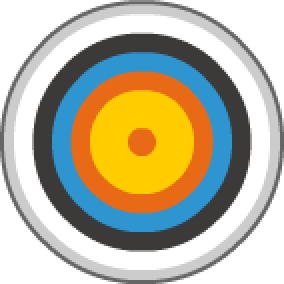
#> input picture games/pixeldarts_chess_128_160/assets/target_colored_outline.png, 142 x 142 px (shown 2 times larger); its folder holds 2 pictures in this run
$ python render_concepts.py
#> lines starting #> are read from the running program, lines starting #| are printed output that depends on the picture
### games/pixeldarts_chess_128_160/assets.py
from pathlib import Path

from PIL import Image, ImageDraw

ASSET_DIR = Path(__file__).resolve().parent / "assets"


class PieceAssets:
    def __init__(self, asset_dir=ASSET_DIR):
        self.asset_dir = Path(asset_dir)
        self.images = self.load_images()

    def load_images(self):
        images = {}
        for path in self.asset_dir.glob("*.png"):
            images[path.stem] = Image.open(path).convert("RGBA")
        return images

    def image(self, key):
        return self.images.get(key)

    # [22 lines left out: functions piece_key, draw_piece, draw_piece_centered, not called in this run]

    def draw_piece_in_square(self, img, piece, left, top, square_size=16):
        self.draw_piece_centered(img, piece, left + square_size // 2, top + square_size // 2, square_size)

    # [10 lines left out: function piece_sprite, not called in this run]

### docs/design/render_concepts.py
"""Render 128x160 mockups for four non-dartboard target designs.

These are visual drafts, not implementations. Frames are drawn at the real
panel resolution with the game's own palette, fonts, and piece sprites so the
mockups match what the LED panel would actually show.

Usage:
    python3 docs/design/render_concepts.py
"""

import math
import random
import sys
from pathlib import Path

from PIL import Image, ImageDraw, ImageFont

REPO = Path(__file__).resolve().parents[2]
GAME_DIR = REPO / "games" / "pixeldarts_chess_128_160"
sys.path.insert(0, str(GAME_DIR))

import chess  # noqa: E402
from assets import PieceAssets  # noqa: E402

OUT_DIR = Path(__file__).resolve().parent / "images"

WIDTH, HEIGHT = 128, 160

BLACK = (6, 8, 12)
WHITE = (245, 246, 235)
DIM = (110, 118, 128)
BOARD_LIGHT = (176, 180, 168)
BOARD_DARK = (88, 98, 96)
BLUE = (70, 185, 255)
RED = (255, 80, 105)
GOLD = (255, 205, 75)
GREEN = (80, 245, 170)

FONT_TINY = ImageFont.load_default(size=8)
FONT_SMALL = ImageFont.load_default(size=10)
FONT_MED = ImageFont.load_default(size=12)
FONT_BIG = ImageFont.load_default(size=16)

FEN = "r1bqkbnr/pppp1ppp/2n5/1B2p3/4P3/5N2/PPPP1PPP/RNBQK2R b KQkq - 3 3"

# Ruy Lopez, Black to move. One candidate per quality bucket, all verified
# legal in FEN and ranked by docs/design/render_targeting.py.
TARGETS = [
    {"quality": "BEST", "color": BLUE, "san": "Nf6", "uci": "g8f6", "loss": "0.0", "piece": "n"},
    {"quality": "GREAT", "color": GREEN, "san": "Bd6", "uci": "f8d6", "loss": "-0.1", "piece": "b"},
    {"quality": "OK", "color": GOLD, "san": "Nce7", "uci": "c6e7", "loss": "-1.3", "piece": "n"},
    {"quality": "BAD", "color": RED, "san": "Qg5", "uci": "d8g5", "loss": "-9.3", "piece": "q"},
]

ASSETS = PieceAssets()
#> in __init__, `self.images = self.load_images()`: self.images = 2 items


# ---------------------------------------------------------------- primitives


def new_frame(fill=BLACK):
    return Image.new("RGB", (WIDTH, HEIGHT), fill)


def mix(a, b, t):
    return tuple(int(a[i] + (b[i] - a[i]) * t) for i in range(3))


def shade(color, t):
    return mix(BLACK, color, t)


# [65 lines left out: functions add_glow, darken_region, dashed_line, dashed_circle, dashed_rect, not called in this run]


def text(draw, xy, label, font=FONT_TINY, fill=WHITE, anchor=None, stroke=BLACK):
    draw.text(xy, label, font=font, fill=fill, anchor=anchor, stroke_width=1, stroke_fill=stroke)


# [12 lines left out: function sprite, not called in this run]


def paste_centered(img, spr, cx, cy):
    img.paste(spr, (int(cx - spr.width / 2), int(cy - spr.height / 2)), spr)


# [34 lines left out: functions dart_marker, dart_pips, hatch, eval_bar_vertical, not called in this run]


# ---------------------------------------------------- concept 1: live board


BOARD_SQUARE = 16


# [6 lines left out: function view_cell, not called in this run]


def cell_center(col, row):
    return col * BOARD_SQUARE + 8, row * BOARD_SQUARE + 8


# [35 lines left out: functions draw_position, plate_text, live_board_strip, not called in this run]


def concept_live_board_aim():
    img = new_frame()
    draw = ImageDraw.Draw(img)
    board = chess.Board(FEN)
    draw_position(img, draw, board, dim=0.58)

    for target in TARGETS:
        color = target["color"]
        from_sq, to_sq = target["uci"][:2], target["uci"][2:]
        fc, fr = view_cell(from_sq)
        tc, tr = view_cell(to_sq)
        fx, fy = cell_center(fc, fr)
        tx, ty = cell_center(tc, tr)

        add_glow(img, tx, ty, 15, color, strength=0.6)
        draw = ImageDraw.Draw(img)
        draw.rectangle((tc * 16, tr * 16, tc * 16 + 15, tr * 16 + 15), outline=color)
        dashed_rect(draw, (fc * 16 + 1, fr * 16 + 1, fc * 16 + 14, fr * 16 + 14), shade(color, 0.85))
        dashed_line(draw, (fx, fy), (tx, ty), shade(color, 0.8), dash=1, gap=2)
        paste_centered(img, sprite(target["piece"], 14, tint=color, alpha=220), tx, ty)
        plate_text(draw, tx, tr * 16 - 1, target["san"], color)

    draw.rectangle((102, 1, 124, 9), fill=(4, 5, 9))
    dart_pips(draw, 105, 3, 3)
    live_board_strip(
        img,
        draw,
        [(f"{t['san']} {t['quality']}", t["color"]) for t in TARGETS],
    )
    return img


# [35 lines left out: function concept_live_board_resolve, not called in this run]


# ------------------------------------------------------- concept 2: the climb

CLIMB_CENTER_X = 66
CLIMB_PLATFORMS = [
    {"target": TARGETS[0], "y0": 8, "y1": 30, "width": 56},
    {"target": TARGETS[1], "y0": 40, "y1": 68, "width": 78},
    {"target": TARGETS[2], "y0": 78, "y1": 110, "width": 98},
    {"target": TARGETS[3], "y0": 120, "y1": 158, "width": 118},
]
CLIMB_GAPS = [(31, 39), (69, 77), (111, 119)]


# [68 lines left out: functions climb_background, climb_platform, climb_gaps, concept_climb_aim, concept_climb_miss, not called in this run]


# --------------------------------------------------- concept 3: constellation

ORB_CENTER = (64, 76)
ORBS = [
    {"target": TARGETS[0], "pos": (30, 32), "r": 8},
    {"target": TARGETS[1], "pos": (98, 46), "r": 11},
    {"target": TARGETS[2], "pos": (32, 104), "r": 14},
    {"target": TARGETS[3], "pos": (94, 124), "r": 19},
]


# [103 lines left out: functions starfield, orbit_rings, draw_orb, concept_constellation_aim, concept_constellation_hit, not called in this run]


# ------------------------------------------------------------ concept 4: duel

DUEL_POINTS = [
    {"target": TARGETS[0], "pos": (64, 24), "r": 7},
    {"target": TARGETS[1], "pos": (74, 52), "r": 10},
    {"target": TARGETS[2], "pos": (52, 94), "r": 13},
    {"target": TARGETS[3], "pos": (66, 128), "r": 17},
]


# [129 lines left out: functions duel_background, duel_boss, duel_hp_bar, duel_weak_point, concept_duel_aim, concept_duel_hit, not called in this run]


# ------------------------------------------------------------------- compose

CONCEPTS = [
    ("01_live_board", "1 - LIVE BOARD", concept_live_board_aim, concept_live_board_resolve,
     "aim at the position", "snap radius resolves the throw"),
    ("02_climb", "2 - THE CLIMB", concept_climb_aim, concept_climb_miss,
     "narrow = strong, wide = weak", "dead air between tiers costs a dart"),
    ("03_constellation", "3 - CONSTELLATION", concept_constellation_aim, concept_constellation_hit,
     "orbs drift, size = forgiveness", "hit resolves against dart flight lead"),
    ("04_duel", "4 - DUEL", concept_duel_aim, concept_duel_hit,
     "strike points on a boss piece", "impact drains the eval bar"),
]


def upscale(img, factor):
    return img.resize((img.width * factor, img.height * factor), Image.Resampling.NEAREST)


# [5 lines left out: function bezel, not called in this run]


def sheet_font(size):
    return ImageFont.load_default(size=size)


# [37 lines left out: functions concept_sheet, contact_sheet, not called in this run]


def main():
    OUT_DIR.mkdir(parents=True, exist_ok=True)
    aims = []
    for name, title, make_a, make_b, cap_a, cap_b in CONCEPTS:
        frame_a, frame_b = make_a(), make_b()
        aims.append(frame_a)
        frame_a.save(OUT_DIR / f"{name}_a.png")
        frame_b.save(OUT_DIR / f"{name}_b.png")
        concept_sheet(name, title, frame_a, frame_b, cap_a, cap_b).save(OUT_DIR / f"{name}_sheet.png")
        print(f"rendered {name}")
#> this loop made 1 pass
#> pass 1, in concept_live_board_aim, `img = new_frame()`:
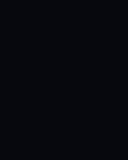
#> img: PIL image 128x160 RGB; mean R, G, B 6, 8, 12
    contact_sheet(aims).save(OUT_DIR / "00_contact_sheet.png")
    print("rendered contact sheet")


if __name__ == "__main__":
    main()
#> (the call stopped at in concept_live_board_aim, `board = chess.Board(FEN)`: chess is not available in this run)
